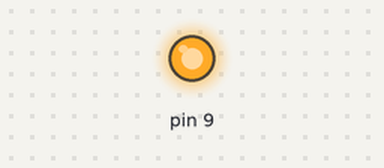
Recording of a sketch running on a simulated Arduino Uno, built with avr-gcc and run on an emulated ATmega328P. Parts: output pins drawn as LEDs (lit = HIGH).

Above: at 0.85 s.
At 5.6 s:
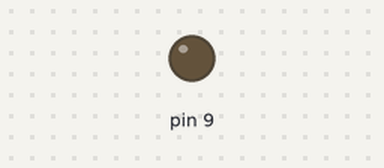
Timing chart, 0 to 6.7 s (numbered marks = the images above):
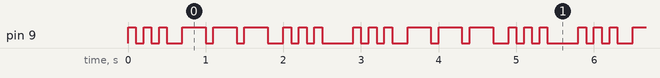

The sketch:

daring_gaaris1.ino
```cpp
void setup()
{
  pinMode(9, OUTPUT);
}

void loop()
{
  digitalWrite(9, HIGH);//short
  delay(100); // Wait for 1000 millisecond(s)
  digitalWrite(9, LOW);
  delay(100); // Wait for 1000 millisecond(s)
  digitalWrite(9, HIGH);
  delay(100); // Wait for 1000 millisecond(s)
  digitalWrite(9, LOW);
  delay(100); // Wait for 1000 millisecond(s)
  digitalWrite(9, HIGH);
  delay(100); // Wait for 1000 millisecond(s)
  digitalWrite(9, LOW);
  delay(100); // Wait for 1000 millisecond(s)

  digitalWrite(9, LOW);
  delay(100);

  digitalWrite(9, HIGH); //long
  delay(300); // Wait for 1000 millisecond(s)
  digitalWrite(9, LOW);
  delay(100); // Wait for 1000 millisecond(s)
  digitalWrite(9, HIGH);
  delay(300); // Wait for 1000 millisecond(s)
  digitalWrite(9, LOW);
  delay(100); // Wait for 1000 millisecond(s)
  digitalWrite(9, HIGH);
  delay(300); // Wait for 1000 millisecond(s)
  digitalWrite(9, LOW);
  delay(100); // Wait for 1000 millisecond(s)

  digitalWrite(9, LOW);
  delay(100);

  digitalWrite(9, HIGH); //short
  delay(100); // Wait for 1000 millisecond(s)
  digitalWrite(9, LOW);
  delay(100); // Wait for 1000 millisecond(s)
  digitalWrite(9, HIGH);
  delay(100); // Wait for 1000 millisecond(s)
  digitalWrite(9, LOW);
  delay(100); // Wait for 1000 millisecond(s)
  digitalWrite(9, HIGH);
  delay(100); // Wait for 1000 millisecond(s)
  digitalWrite(9, LOW);
  delay(100); // Wait for 1000 millisecond(s)

  digitalWrite(9, LOW);
  delay(300);
}
```

Measured:
- by itself, pin 9: repeats every 2.9 s: 2 × (LOW 0.10 s, HIGH 0.10 s), LOW 0.20 s, 2 × (HIGH 0.30 s, LOW 0.10 s), HIGH 0.30 s, LOW 0.20 s, 2 × (HIGH 0.10 s, LOW 0.10 s), HIGH 0.10 s, LOW 0.40 s, HIGH 0.10 s
- by itself, everything shown: repeats every 2.9 s, in 18 steps
